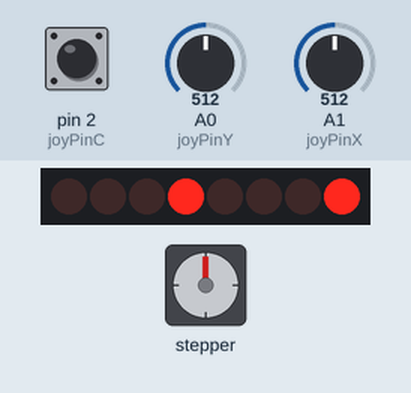
Simulated run of this sketch. Board: Arduino Uno, built with avr-gcc and run on an emulated ATmega328P. Shown: 8 shift-register outputs drawn as a row of LEDs (first output left, lit = HIGH), stepper motor. Wiring (inferred from the names in the program): shift register (74HC595): data pin 4; shift clock pin 6; latch pin 5; stepper motor (2048 steps per turn assumed): coils pin 12, pin 11, pin 10, pin 9. Wiring (inferred from the signals the program sends): row of LEDs: on Q0, Q1, Q2, Q3, Q4, Q5, Q6, Q7. Inputs (shaded band) come from the test bench; at power-on: A0 (joyPinY) = 512, A1 (joyPinX) = 512, pin 2 (joyPinC) HIGH. What the sketch prints to the serial monitor is not drawn.

Above: at 1.2 s.
1.3 s: A0 (joyPinY) set to 789
2.8 s: A0 (joyPinY) set to 810
At 2.86 s:
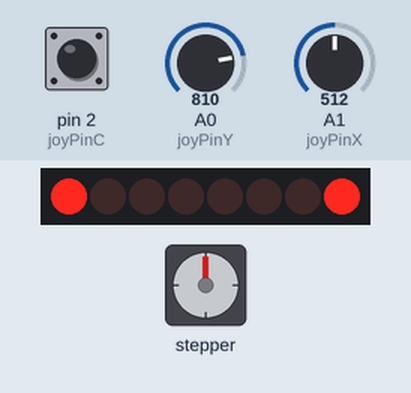
4.7 s: A1 (joyPinX) set to 787
6.2 s: A1 (joyPinX) set to 810
At 6.27 s:
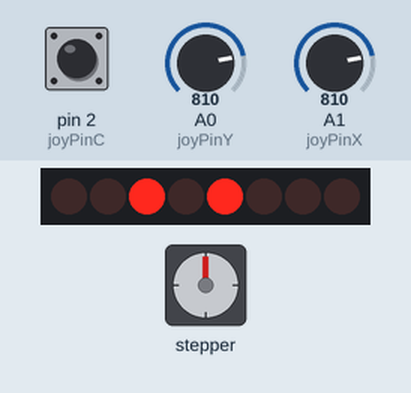
8.1 s: A1 (joyPinX) set to 790
At 8.18 s:
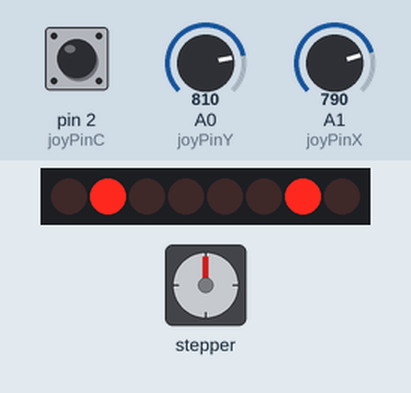
10.0 s: A1 (joyPinX) set to 900
At 10.19 s:
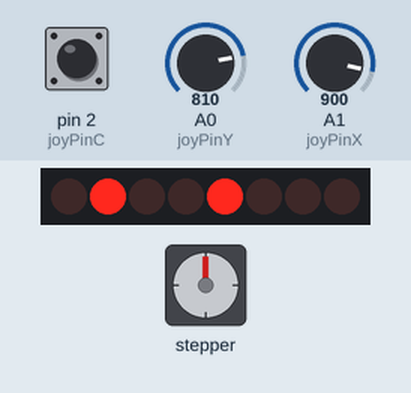
Timing chart, 0 to 13.1 s (numbered marks = the images above; inputs shaded):
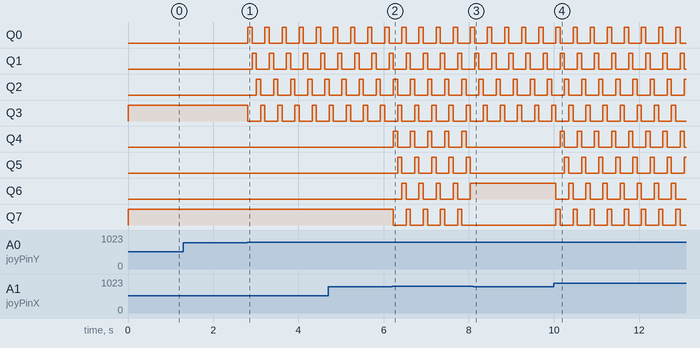

The sketch:

joystick.ino
```cpp
/*
Adafruit Arduino - Lesson 16. Stepper
*/

#include <Stepper.h>

int in1Pin = 12;
int in2Pin = 11;
int in3Pin = 10;
int in4Pin = 9;

int joyPinX = 1;
int joyPinY = 0;
int joyPinC = 2;

// shift setup
int latchPin = 5;
int clockPin = 6;
int dataPin = 4;

byte leds = 0;  // byte that the shift shows

int posX = 0;
int posY = 0;
int sinceLast = 0;

Stepper motor(512, in1Pin, in2Pin, in3Pin, in4Pin);

void setup()
{
  //set up stepper
  pinMode(in1Pin, OUTPUT);
  pinMode(in2Pin, OUTPUT);
  pinMode(in3Pin, OUTPUT);
  pinMode(in4Pin, OUTPUT);

  //set up joystick
  pinMode(joyPinC, INPUT_PULLUP);

  // set up shift
  pinMode(latchPin, OUTPUT);
  pinMode(dataPin, OUTPUT);
  pinMode(clockPin, OUTPUT);

  Serial.begin(9600);
}

void loop() {
  int joyX = analogRead(joyPinX);
  int joyY = analogRead(joyPinY);
  int joyC = digitalRead(joyPinC);

  //when the button is pressed, step
//  Serial.println(digitalRead(joyPinC) == HIGH);
//  Serial.println(analogRead(joyPinY));
  if(joyX > 800) {
    posX+=3;
  } else if(joyX < 200) {
    posX+=1;
  }

  if(joyY > 800) {
    posY+=3;
  } else if(joyY < 200) {
    posY+=1;
  }

  posX = posX % 4;
  posY = posY % 4;

  leds = 0;
  bitSet(leds, posX);
  bitSet(leds, posY+4);
  updateShiftRegister();

  Serial.println(joyC);
  if(digitalRead(joyPinC) == LOW && sinceLast > 10) {
    motor.setSpeed((16*(posY)+4*posX)+10);
//    motor.setSpeed(20);
    motor.step(500);
    sinceLast = 0;
  }


  sinceLast++;
  delay(100);
}

void updateShiftRegister() {
   digitalWrite(latchPin, LOW);
   shiftOut(dataPin, clockPin, LSBFIRST, leds);
   digitalWrite(latchPin, HIGH);
}
```

Measured:
- the behaviour switches between 800 and 801 on A0 (joyPinY) (found by bisection; images 0 and 1)
- the behaviour switches between 800 and 801 on A1 (joyPinX) (found by bisection; images 1 and 2)
- after the input at 1.3 s, every drawn part: stays the same
- after the input at 2.8 s, Q0, Q3: alternates HIGH for 0.10 s and LOW for 0.30 s, starting at once; Q1: alternates HIGH for 0.10 s and LOW for 0.30 s, starting after 0.11 s; Q2: alternates HIGH for 0.10 s and LOW for 0.30 s, starting after 0.21 s
